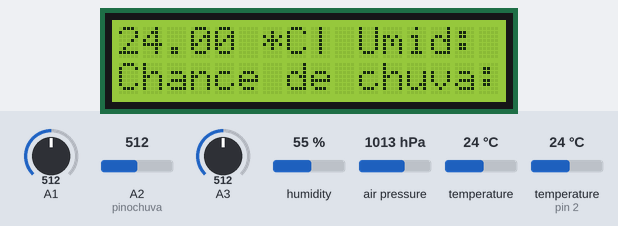
Simulated run of this sketch. Board: Arduino Uno, built with avr-gcc and run on an emulated ATmega328P. Parts: 16×2 character LCD. The inputs (shaded band) are chosen by the test bench; at power-on: A2 (pinochuva) = 512, A1 = 512, A3 = 512, air pressure 1013 hPa, humidity 55 %, temperature 24 °C, temperature (sensor on pin 2) 24 °C. What the sketch prints to the serial monitor is not drawn.

Above: at 1.2 s.
1.3 s: A2 (pinochuva) set to 716
At 6.2 s:
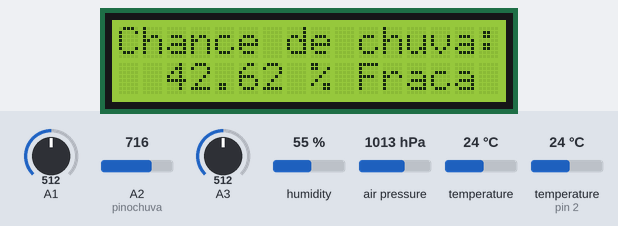
11.7 s: A1 set to 306
At 14.9 s:
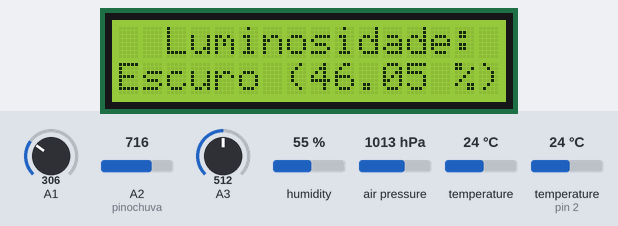
19.0 s: A3 set to 992
At 26.1 s:
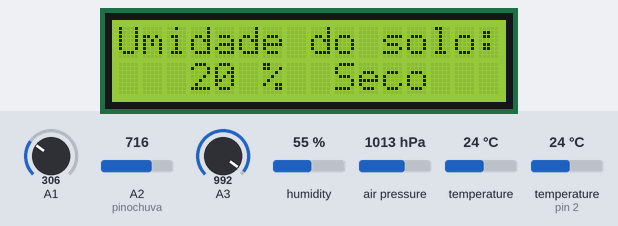
29.4 s: A1 set to 716
At 31.4 s:
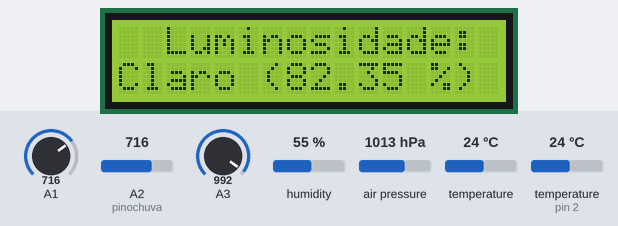
34.3 s: A2 (pinochuva) set to 992
At 41.4 s:
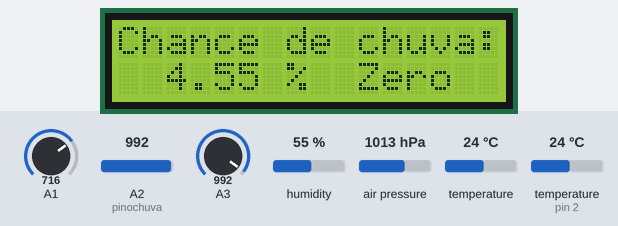
43.9 s: air pressure set to 952 hPa
At 46.7 s:
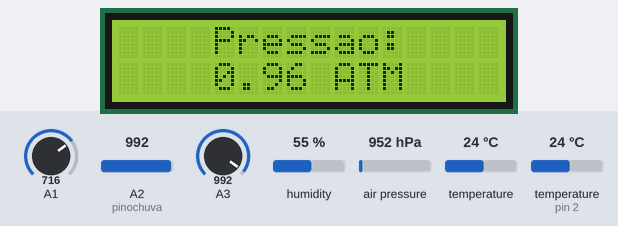
Timing chart, 0 to 48.2 s (numbered marks = the images above; inputs shaded):
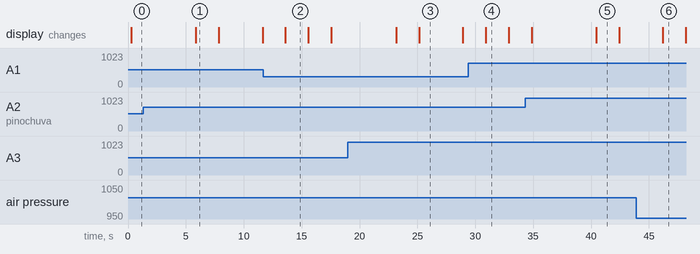

Measured:
- after the input at 1.3 s, the display: changes after 4.6 s (image 1)
- after the input at 11.7 s, the display: changes after 1.9 s (image 2)
- after the input at 19.0 s, the display: first differs from a run without the input after 6.1 s (image 3)
- after the input at 29.4 s, the display: changes after 1.5 s (image 4)
- after the input at 34.3 s, the display: first differs from a run without the input after 6.1 s (image 5)
- what the display in image 1 shows lasts 1.9 s, from 5.9 s to 7.8 s
- what the display in image 3 shows lasts 3.8 s, from 25.1 s to 28.9 s

The sketch:

Estacao_M-14.ino
```cpp
//**********************************
//CRIADO POR MAULEM

#include <Adafruit_BMP085.h>
#include <LiquidCrystal_PCF8574.h>
#include <Adafruit_Sensor.h>
#include <DHT.h>


//CONSTANTES//
const int DHT_PIN = 2;
const int lcd_address = 0x27;
const int lcd_columns = 16;
const int lcd_rows    = 2;
const int pinochuva = A2;
const int animacoes = "si"; //"sim" PARA ATIVAR AS ANIMACOES//
const String serial = "on"; //"on" PARA ATIVAR O SERIAL PRINT//

//VARIAVEIS//
int Clock = 1800;
float umid;
float temp;
float tempDHT22;
int leitura_A0;
float volt;
float pressao;
float tempBMP085;
float bin;
double tensao, res, lum;
float lump;
String lumCE;
float altitude;
float temperatura;
float chuva;
float chuvar;
String chuvas = "Zero";
int solo;
String solos = "Seco";

//OBJETO LCD//
LiquidCrystal_PCF8574 lcd(lcd_address);

//OBJETO BMP//
Adafruit_BMP085 bmp;

//OBJETO DHT//
DHT dht(DHT_PIN, DHT22);


void setup() {

  //INICIA COMUNICACAO SERIAL//
  Serial.begin(9600);

  //REFERENCIA ANALOGICA INTERNA//
  analogReference(DEFAULT);

  //INICIA O DHT//
  dht.begin();

  //INICIA O LCD//
  lcd.begin(lcd_columns, lcd_rows);
  lcd.setBacklight(100); //LIGA A LUZ DE FUNDO//
  Serial.println("System on!");

  //INICIA o FC37 (CHUVA)//
  pinMode(pinochuva, INPUT);

  //INICIA o SOLO//
  pinMode(A3, INPUT);

  //TESTE BMP//
  if (bmp.begin()){
    Serial.println("BMP running!");
  }
  else{
    Serial.println("BMP error!");
  }

  //INICIA AS ANIMACOES//
  if (animacoes == "sim"){
    animacao();
  }
}

void loop() {
  //PRINT
    medicoes();
    serialPrint();
    lcd.setCursor(0,0);
    lcd.print(temperatura);
    lcd.setCursor(5,0);lcd.print(" *C|");
    lcd.print(" Umid: ");lcd.print(umid);lcd.setCursor(18,0);lcd.print(" %");
    lcd.setCursor(0,1);
    lcd.print("Chance de chuva: ");lcd.print(chuvas);


    delay(Clock);
    delay(Clock);
  delay(Clock);
    medicoes();
    serialPrint();
    lcd.setCursor(0,0);
    lcd.print("Chance de chuva:          ");
    lcd.setCursor(0,1);
    lcd.print("  ");lcd.print(chuva);lcd.print(" % ");lcd.print(chuvas);
  delay(Clock);
    medicoes();
    serialPrint();
    lcd.setCursor(0,0);
    lcd.print("Umidade do solo:          ");
    lcd.setCursor(0,1);
    lcd.print("   ");lcd.print(solo);lcd.print(" %  ");lcd.print(solos);
  delay(Clock);

  delay(Clock);
    medicoes();
    serialPrint();
    lcd.setCursor(0,0);
    lcd.print("    Pressao:          ");
    lcd.setCursor(0,1);
    lcd.print("    ");lcd.print(pressao);lcd.print(" ATM       ");
  delay(Clock);
    medicoes();
    serialPrint();
    lcd.setCursor(0,0);
    lcd.print("  Luminosidade:          ");
    lcd.setCursor(0,1);
    lcd.print(lumCE);lcd.print(" (");lcd.print(lump);lcd.print(" %)     ");
  delay(Clock);
    medicoes();
    serialPrint();
    lcd.setCursor(0,0);
    lcd.print("   Altitude:          ");
    lcd.setCursor(0,1);
    lcd.print(" ");lcd.print(altitude);lcd.print(" metros    ");
  delay(Clock);
}


//A FUNCAO medicoes SERVE PARA MEDIR TODOS OS DADOS//

void  medicoes(){
  //SOLO
  solo = analogRead(A3);
  solo = map(solo,550,0,0,100);
  solo = solo+100;
  if (solo >= 50) {
    solos = "Umido         ";
  }
  if (solo < 50) {
    solos = "Seco         ";
  }

  //FC37
  chuvar = analogRead(pinochuva);
  chuva = ((chuvar-300)/725)*100;
  chuva = (chuva-100) * -1;
  if (chuva < 20) {
    chuvas = " Zero      ";
  }
  if (chuva >= 20){
    if (chuva < 50){
      chuvas = "Fraca        ";
    }
  }
  if (chuva >= 50) {
    chuvas = "Forte        ";
  }

  //DHT22
  umid = dht.readHumidity();
  tempDHT22 = dht.readTemperature();
  umid = 1.00*umid+0.00; //Estabilizar com 2 casas

  //BMP085
  pressao = bmp.readPressure()/100;
  pressao = pressao/986.92; //TRANSFORMA A PRESSAO EM ATM
  altitude = bmp.readAltitude();
  tempBMP085 = bmp.readTemperature();

  //LDR
  bin = analogRead(A1);
  tensao = bin *5.0f/1023;
  res = 1000 * (5.0f/tensao +1);
  lum = pow(10, 5-log10(res));
  lump = (lum * 100) / 50;
  if (lump > 50) {
    lumCE = "Claro";
    }
  else {
    lumCE = "Escuro";
    }
  //TEMPERATURA MÉDIA
  temperatura = (tempBMP085 + tempDHT22) / 2;

}
//A FUNCAO serialPrint SERVE PARA PLOTAR NO MONITOR SERIAL PARA TESTES DOS SENSORES//

void serialPrint(){
  if (serial == "on") {
    Serial.println("*************************************");
    //LINHA 1//
    Serial.print("UmidDHT: ");Serial.print(umid);Serial.print(" % //TempDHT: ");Serial.print(tempDHT22);Serial.println(" C");
    //LINHA 2//
    Serial.print("TempBMP: ");Serial.print(tempBMP085);Serial.print(" C //Pressao: ");Serial.print(pressao);Serial.println(" ATM");
    //LINHA 3//
    Serial.print("Chuva R: ");Serial.print(chuvar);Serial.print(" ");Serial.print(" //Chuva:");Serial.print(chuva);Serial.println(" %");
    //LINHA 4//
    Serial.print("Lum: ");Serial.print(lum);Serial.print("  // Lum%:");Serial.print(lump);Serial.print("  // Solo:");Serial.println(solo);
  }
  else { Serial.println("Serial off");}
}


//ANIMACOES INICIAIS//


void animacao(){
  int n;
  int m;
  int l;
  int o;
  lcd.setCursor(0,0);
  lcd.print("Inicializando");
  lcd.setCursor(13,0);
  int t = 300;
  for(m = 0; m < 3; m++){
    delay(t);
    lcd.setCursor(13,0);
    lcd.print("   ");
    delay(t);
    lcd.setCursor(13,0);
    lcd.print(".  ");
    delay(t);
    lcd.setCursor(13,0);
    lcd.print(".. ");
    delay(t);
    lcd.setCursor(13,0);
    lcd.print("...");
  }
  lcd.setCursor(0,0);
  lcd.print("...Carregando...");
  for(n = 0; n < 17; n++){
    lcd.setCursor(n,1);
    lcd.print("=");
    delay(100);
  }
  lcd.setCursor(0,0);
  lcd.print("                      ");
  lcd.setCursor(0,1);
  lcd.print("                      ");
  for(l = 3; l <18 ; l++){
    int temp = 17-l;
    lcd.setCursor(temp,0);
    lcd.print("  Bem vindo a       ");
    delay(200);
  }
  for(o = 3; o <18 ; o++){
    int tempo = 17-o;
    lcd.setCursor(tempo,1);
    lcd.print("  estacao M-14!         ");
    delay(200);
  }
  delay(500);
}
```
